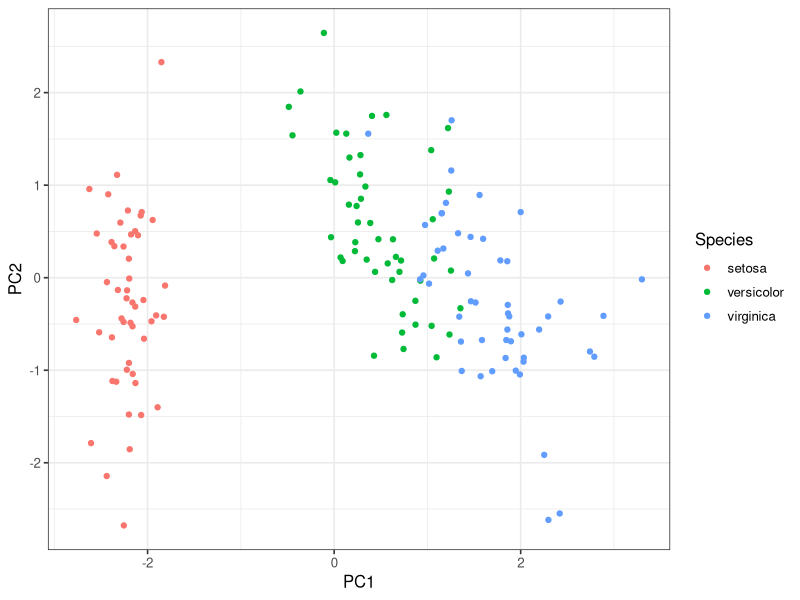
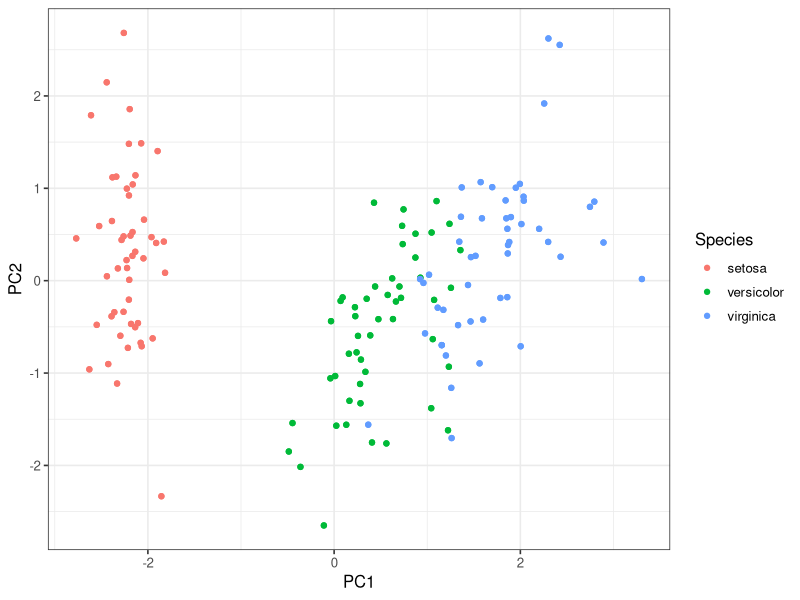
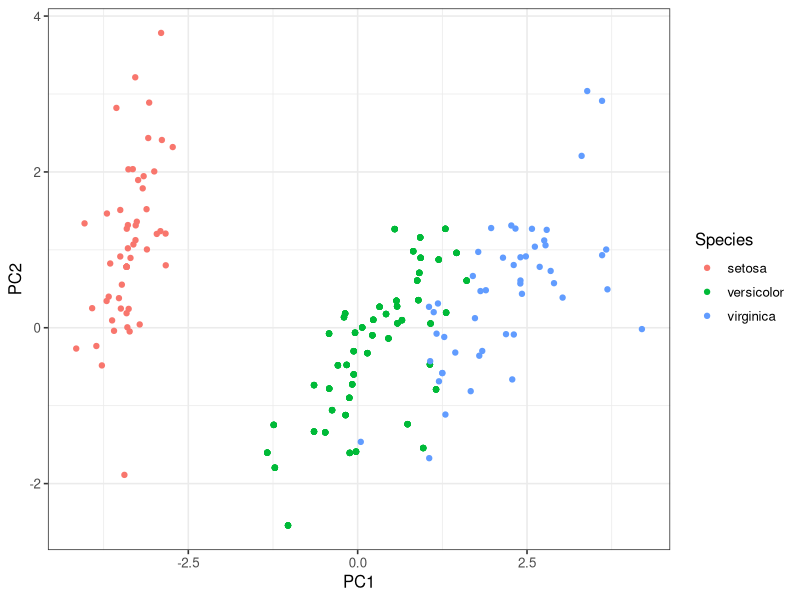
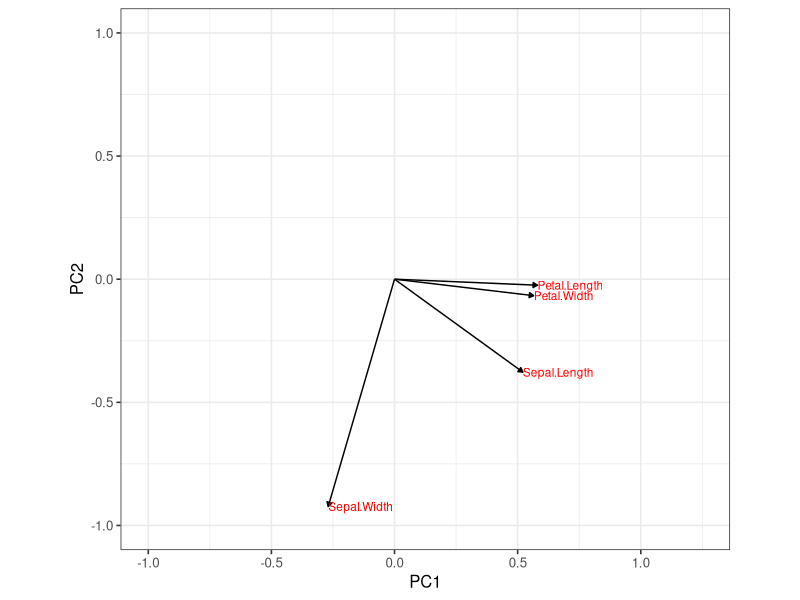
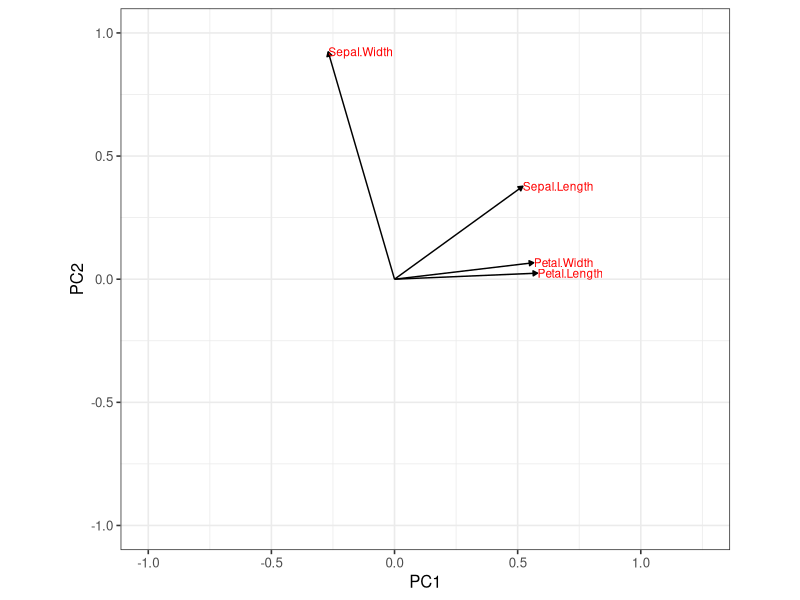
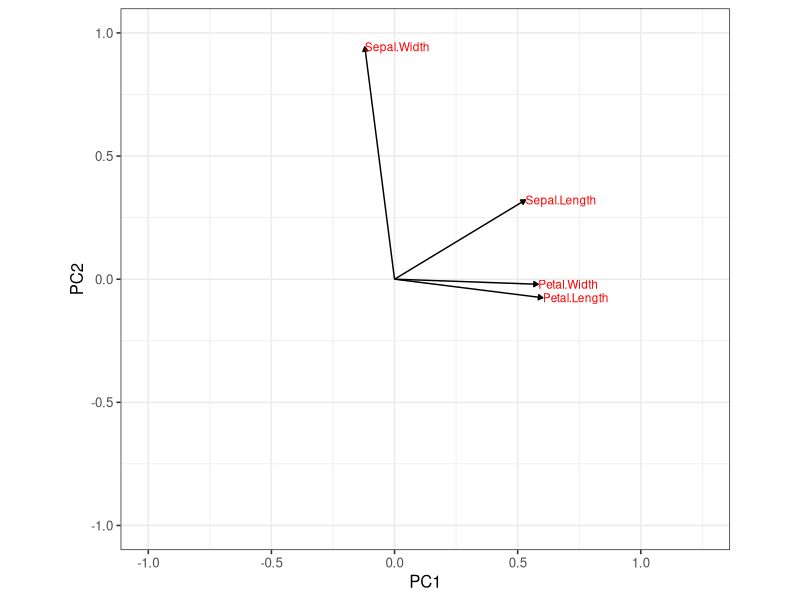
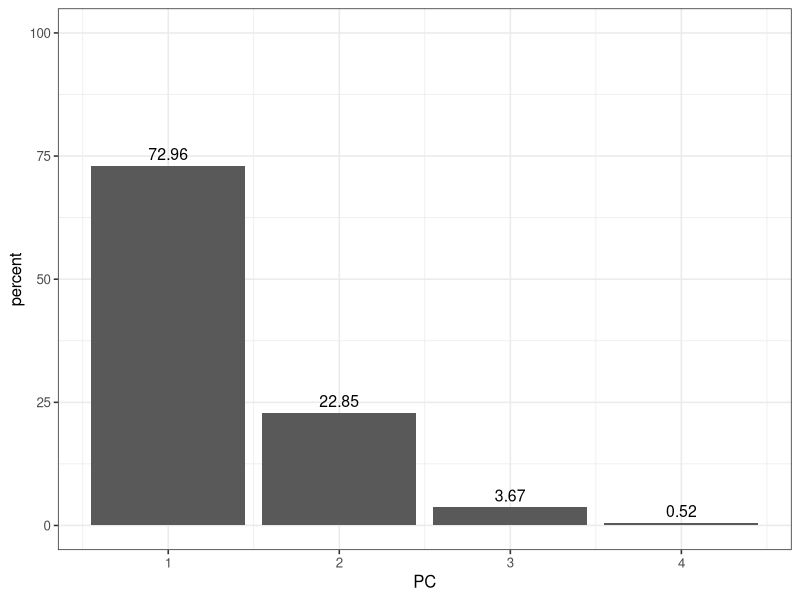
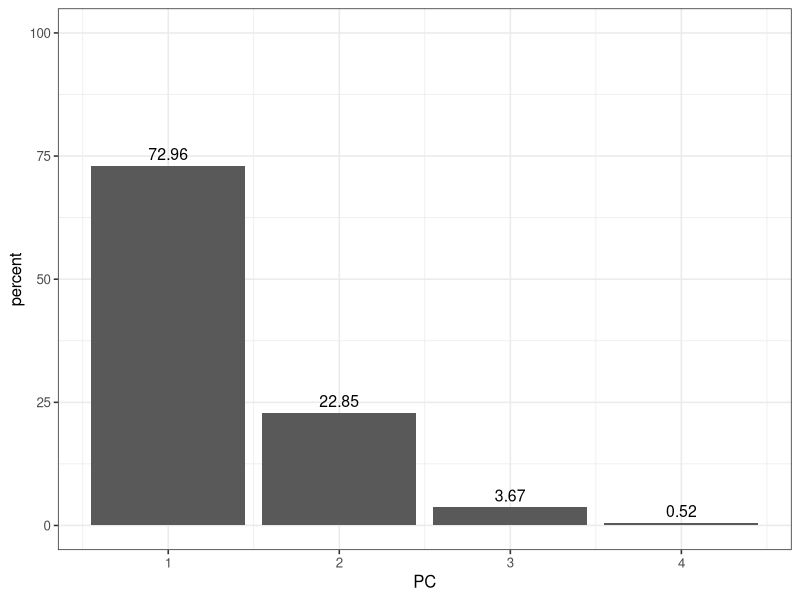

Generate these figures, in order, with R:
## ---- chunk 1
library(knitr)
opts_chunk$set(fig.align="center", fig.height=3, fig.width=4)
## ---- chunk 2
library(tidyverse)
theme_set(theme_bw(base_size=12)) # set default ggplot2 theme
library(egg) # required to arrange plots side-by-side
library(grid) # required to draw arrows
library(plyr); library(dplyr)
## ---- chunk 3
head(iris)
ddply(iris,.(Species),summarize,tol_in_group=length(Species))

# repeated2: make each observation repeated twice
iris.selected <- iris[1:150,]
iris.repeated2 <- iris.selected[rep(seq_len(nrow(iris.selected)), each=2),] # each is repeated twice
head(iris.repeated2)

# repeated3: make versicolor observations repeated for 6 times
iris.selected <- iris[50:100,]
temp <- iris.selected[rep(seq_len(nrow(iris.selected)), each=5),] # each is repeated twice
iris.repeated3 <- rbind(temp,iris) # each is repeated for three times
head(iris.repeated3)
## ---- chunk 4
iris %>% select(-Species) %>% # remove Species column
  scale() %>%                 # scale to 0 mean and unit variance
  prcomp() ->                 # do PCA
  pca                         # store result as `pca`

# iris.repeated2
iris.repeated2 %>% select(-Species) %>% # remove Species column
  scale() %>%                 # scale to 0 mean and unit variance
  prcomp() ->                 # do PCA
  pca1                         # store result as `pca`

# iris.repeated3
iris.repeated3 %>% select(-Species) %>% # remove Species column
  scale() %>%                 # scale to 0 mean and unit variance
  prcomp() ->                 # do PCA
  pca2                        # store result as `pca`

# now display the results from the PCA analysis
pca
pca1 # iris.repeated2
pca2 # iris.repeated3
## ---- chunk 5
head(pca$x)
head(pca1$x)# iris.repeated2
head(pca2$x)# iris.repeated3
## ---- chunk 6
# add species information back into PCA data
pca_data <- data.frame(pca$x, Species=iris$Species)
head(pca_data)

pca_data1 <- data.frame(pca1$x, Species=iris.repeated2$Species)
head(pca_data1)# iris.repeated2

pca_data2 <- data.frame(pca2$x, Species=iris.repeated3$Species)
head(pca_data2)# iris.repeated3
## ---- chunk 7
ggplot(pca_data, aes(x=PC1, y=PC2, color=Species)) + geom_point()
ggplot(pca_data1, aes(x=PC1, y=PC2, color=Species)) + geom_point()# iris.repeated2
ggplot(pca_data2, aes(x=PC1, y=PC2, color=Species)) + geom_point()# iris.repeated2
## ---- chunk 8
pca$rotation
pca1$rotation# iris.repeated2
pca2$rotation# iris.repeated3
## ---- chunk 9
# capture the rotation matrix in a data frame
rotation_data <- data.frame(pca$rotation, variable=row.names(pca$rotation))
# define a pleasing arrow style
arrow_style <- arrow(length = unit(0.05, "inches"),
                     type = "closed")
# now plot, using geom_segment() for arrows and geom_text for labels
ggplot(rotation_data) + 
  geom_segment(aes(xend=PC1, yend=PC2), x=0, y=0, arrow=arrow_style) + 
  geom_text(aes(x=PC1, y=PC2, label=variable), hjust=0, size=3, color='red') + 
  xlim(-1.,1.25) + 
  ylim(-1.,1.) +
  coord_fixed() # fix aspect ratio to 1:1

# iris.repeated2
# capture the rotation matrix in a data frame
rotation_data1 <- data.frame(pca1$rotation, variable=row.names(pca1$rotation))
# now plot, using geom_segment() for arrows and geom_text for labels
ggplot(rotation_data1) + 
  geom_segment(aes(xend=PC1, yend=PC2), x=0, y=0, arrow=arrow_style) + 
  geom_text(aes(x=PC1, y=PC2, label=variable), hjust=0, size=3, color='red') + 
  xlim(-1.,1.25) + 
  ylim(-1.,1.) +
  coord_fixed() # fix aspect ratio to 1:1

# iris.repeated3
# capture the rotation matrix in a data frame
rotation_data1 <- data.frame(pca2$rotation, variable=row.names(pca1$rotation))
# now plot, using geom_segment() for arrows and geom_text for labels
ggplot(rotation_data1) + 
  geom_segment(aes(xend=PC1, yend=PC2), x=0, y=0, arrow=arrow_style) + 
  geom_text(aes(x=PC1, y=PC2, label=variable), hjust=0, size=3, color='red') + 
  xlim(-1.,1.25) + 
  ylim(-1.,1.) +
  coord_fixed() # fix aspect ratio to 1:1
## ---- chunk 10
percent <- 100*pca$sdev^2/sum(pca$sdev^2)
percent

percent1 <- 100*pca1$sdev^2/sum(pca1$sdev^2)
percent1# iris.repeated2

percent2 <- 100*pca2$sdev^2/sum(pca2$sdev^2)
percent2# iris.repeated3
## ---- chunk 11
perc_data <- data.frame(percent=percent, PC=1:length(percent))
ggplot(perc_data, aes(x=PC, y=percent)) + 
  geom_col() + 
  geom_text(aes(label=round(percent, 2)), size=4, vjust=-.5) + 
  ylim(0, 100)

perc_data1 <- data.frame(percent=percent1, PC=1:length(percent1))
ggplot(perc_data1, aes(x=PC, y=percent)) + 
  geom_col() + 
  geom_text(aes(label=round(percent, 2)), size=4, vjust=-.5) + 
  ylim(0, 100)# iris.repeated2

perc_data2 <- data.frame(percent=percent2, PC=1:length(percent2))
ggplot(perc_data2, aes(x=PC, y=percent)) + 
  geom_col() + 
  geom_text(aes(label=round(percent, 2)), size=4, vjust=-.5) + 
  ylim(0, 100)# iris.repeated3
